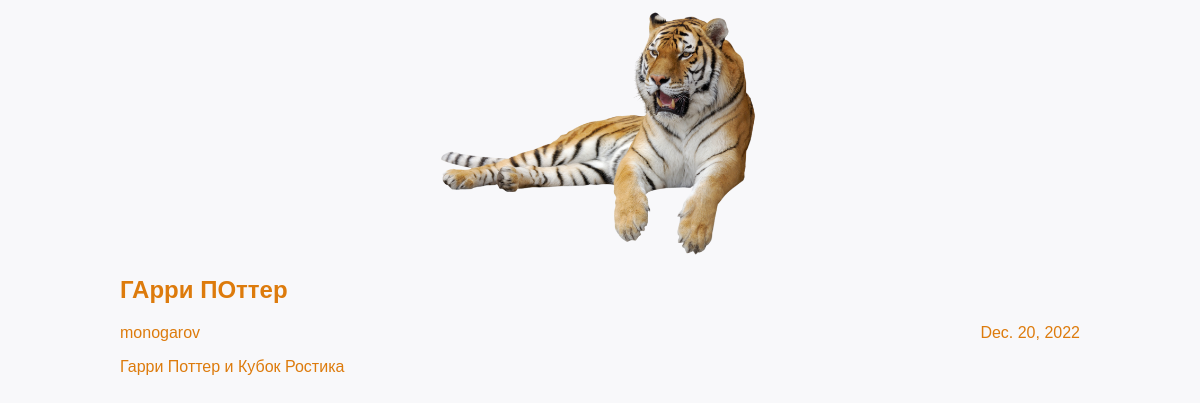
The app's page /article/9 with its own data.
### articles/models.py (models this page shows, shortened)
class Article(models.Model):
	title = models.CharField(max_length=200)
	author = models.ForeignKey(User, on_delete=models.CASCADE)
	text = models.TextField()
	created_date = models.DateField(auto_now_add=True)
	def get_excerpt (self):
		return self.text[:140] + "..." if len(self.text) > 140 else self.text

### articles/views.py (the view)
# urls.py: path('article/<int:article_id>', views.get_article, name='get_article'),
def get_article(request, article_id):
    try:
        post = Article.objects.get(id=article_id)
        return render(request, 'article.html', {"post": post})
    except Article.DoesNotExist:
        raise Http404

### articles/templates/article.html (shortened to what this page needs)
<!DOCTYPE html>
<html>
<head>
<link rel="stylesheet" href="{{ STATIC_URL }}/static/css/article.css">
</head>
<div class="header">
        {% load static %}
        <a href="/">
        <img src="{% static '/img/logo.png'%}" />
        </a>
    </div>
<body>
    <div class="archive">
        <div class="one-post">
            <div class="article-info">
            <h2 class="post-title">
            {{post.title}}</h2>
            <div class="article-author">{{ post.author.username }}</div>
            </div>
            <div class="article-created-date">{{ post.created_date }}</div>
            <p class="article-text">{{ post.get_excerpt }}</p>
        </div>
    </div>
</body>

### articles/static/css/article.css (style rules this page uses)
body { background: #f8f8fa; font-family: Tahoma, Arial, sans-serif; color: #dd7b0c; }
.header img { display: block; width: 318px; margin-left: auto; margin-right: auto; }
.archive { width: 960px; margin-left: auto; margin-right: auto; }
.article-author { width: 50%; float: left; }
.article-created-date { text-align: right; }

### records on screen
Article: title "ГАрри ПОттер", author.username "monogarov", created_date "Dec. 20, 2022", get_excerpt "Гарри Поттер и Кубок Ростика"
